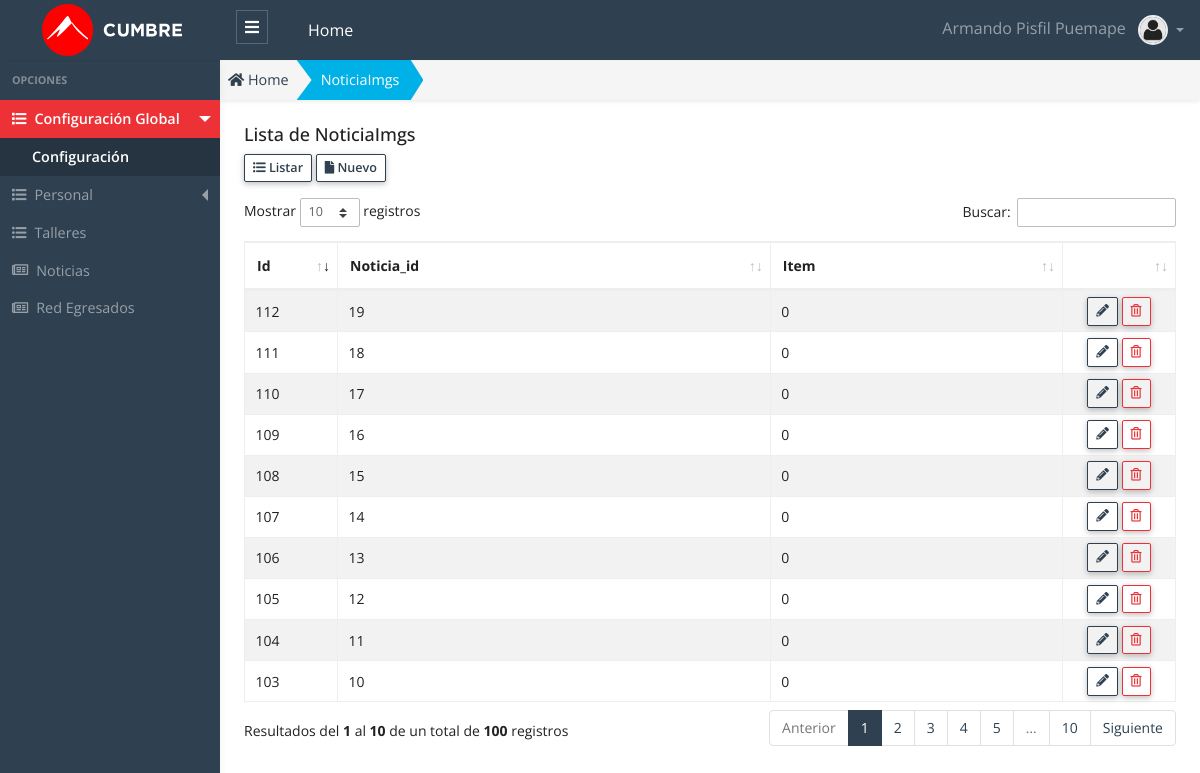
The page /public/admin/noticia_img/noticia_img.php (signed in) on the database its author committed.
### tables this page shows
CREATE TABLE `noticia_img` (
  `id` int(11) unsigned NOT NULL AUTO_INCREMENT,
  `noticia_id` int(11) unsigned DEFAULT NULL,
  `imagen` varchar(200) DEFAULT '',
  `item` int(11) DEFAULT '0',
  `estado` tinyint(1) DEFAULT '1',
  `created_up` timestamp NULL DEFAULT CURRENT_TIMESTAMP ON UPDATE CURRENT_TIMESTAMP,
  PRIMARY KEY (`id`) USING BTREE
);

### public/app/database/Connection.php (called while the page is built, shortened)
<?php
Class Connection
{
  protected $db_host   = 'localhost';
  protected $db_user   = 'root';
  protected $db_pass   = '';
  protected $db_name   = 'escuelac_w_ne16';
  protected $db_port   = '3306';
  protected $db_driver = 'mysql';
  protected $query  = '';
  protected $conn   = null  ;
  private function openConnection()
  {
    $str_conn = $this->db_driver.":host=".$this->db_host.";port=".$this->db_port.";dbname=" .$this->db_name;
    $this->conn = new PDO($str_conn,$this->db_user,$this->db_pass);
    $this->conn->setAttribute(PDO::ATTR_ERRMODE, PDO::ERRMODE_EXCEPTION);
    $this->conn->query("SET NAMES 'utf8'");
    return $this->conn ;
  }
  protected function executeQuery()
  {
    $stm = $this->conn->prepare($this->query);
    $this->status = $stm->execute() ;
    if($this->status)
    {
      $column_count = $stm->columnCount() ;
      if ($column_count > 0)
      {
        $rows  = $stm->fetchAll(PDO::FETCH_ASSOC) ;
      }
    }
  }
}

### public/app/models/NoticiaImg.php (called while the page is built, shortened)
<?php
class NoticiaImg extends Connection {
  public function getAll()
  {
    try{
      $this->query = "SELECT * FROM noticia_img; ";
      $this->executeQuery();
      $data = $this->rows ;
      return $data;
    }catch(exception $e){
      throw new Exception($e->getMessage());
    }
  }
}

### public/app/controllers/NoticiaImgController.php (called while the page is built, shortened)
<?php
 class NoticiaImgController
{
  public function getAll()
  {
    try
    {
      $noticia_img  = new NoticiaImg();
      $data = $noticia_img->getAll();
      return $data ;
    }
    catch (Exception $e)
    {
      throw new Exception($e->getMessage());
    }
  }
}

### public/admin/noticia_img/noticia_img.php (the view, shortened to what this page needs)
<?php
    $noticia_img_controller = new NoticiaImgController();
    $data = $noticia_img_controller->getAll();
    $title_page = "NoticiaImgs";
?>
<!DOCTYPE html>
<html lang="es">
<head>
  <?php
    require_once "../layout/head_links.phtml";
  ?>
</head>
<body>
  <?php require "../layout/header.phtml"; ?>
  <div class="app-wrap">
    <?php require_once "../layout/sidebar.phtml";?>
    <main role="main" class="main">
      <nav class="full-content" aria-label="breadcrumb">
        <ol class="breadcrumb breadcrumb-shape shadow-sm radius-0">
          <li class="breadcrumb-item">
            <a href="admin">
              <i class="fas fa-home"></i> Home
            </a>
          </li>
          <li class="breadcrumb-item active bg-info text-white" aria-current="page">
            <a class="link-white" href="admin/noticia-img/noticia_img.php">
              <?php echo $title_page; ?>
            </a>
          </li>
        </ol>
      </nav>
      <div class="container-full p-2 fs-x-14">
        <div class="row">
          <div class="col-12">
            <h5 class="page-header-title">Lista de <?php echo $title_page; ?> </h5>
          </div>
          <div class="col-12 mb-3">
            <a href="admin/noticia-img/noticia_img.php" class="btn btn-outline-primary btn-sm btn-bar" role="button">
              <i class="fas fa-list-ul"></i>
              Listar
            </a>
            <a href="admin/noticia-img/nuevo.php" class="btn btn-outline-primary btn-sm btn-bar" role="button">
              <i class="fas fa-file"></i>
              Nuevo
            </a>
          </div>
          <div class="col-12">
            <div class="table-responsive">
            <table id="dataTableList" class="table table-striped table-bordered" style="width:100%">
              <thead>
                <tr>
                  <th width="50">Id </th>
                  <th>Noticia_id </th>
                  <th>Item </th>
                  <th width="70"></th>
                </tr>
              </thead>
              <tbody>
                <?php foreach ($data as &$row) {?>
                  <?php
                    $title_estado   = "";
                    $class_estado   = "";
                    $class_disabled = "";
                    if($row["estado"] == 1)
                    {
                      $title_estado = "Eliminar" ;
                    }
                    else
                    {
                      $title_estado   = "Recuperar" ;
                      $class_estado   = "row-disabled";
                      $class_disabled = "is-disabled";
                    }
                  ?>
                <tr class="<?php echo $class_estado ;?>" >
                  <td> <?php echo $row["id"] ?> </td>
                  <td> <?php echo $row["noticia_id"] ?> </td>
                  <td> <?php echo $row["item"] ?> </td>
                  <td class="text-center">
                    <a class="btn btn-outline-primary btn-sm lh-1 btn-table <?php echo $class_disabled ; ?>" href="admin/noticia_img/editar.php?id=<?php echo $row["id"] ?>" title="Editar">
                    <i class="fas fa-pencil-alt"></i>
                    </a>
                    <button class="btn btn-outline-danger btn-sm lh-1 btn-table" onclick="modalDelete(<?php echo $row["id"] ?>, `<?php echo $row['noticia_id'] ?>`,`<?php echo $title_estado ?>`,`<?php echo $row['estado'] ?>`);" title="<?php echo $title_estado ;?>">
                    <i class="far fa-trash-alt"></i>
                    </button>
                  </td>
                </tr>
                <?php }?>
              </tbody>
            </table>
            </div>
          </div>
        </div>
      </div>
    </main>
  </div>
  <?php require_once "../layout/datatables.phtml"?>
</body>
</html>

### rows shown on the page
noticia_img: id "103", noticia "10", item "0"
noticia_img: id "104", noticia "11", item "0"
noticia_img: id "105", noticia "12", item "0"
noticia_img: id "106", noticia "13", item "0"
noticia_img: id "107", noticia "14", item "0"
noticia_img: id "108", noticia "15", item "0"
noticia_img: id "109", noticia "16", item "0"
noticia_img: id "110", noticia "17", item "0"
noticia_img: id "111", noticia "18", item "0"
noticia_img: id "112", noticia "19", item "0"

### other values the page prints
$_SESSION['USER']['nombre'] "Armando"
$_SESSION['USER']['apellidos'] "Pisfil Puemape"
$title_page "NoticiaImgs"
